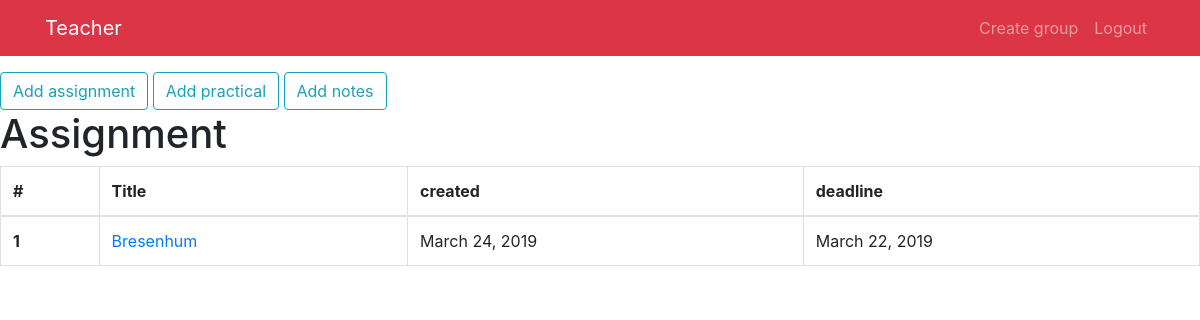
Before: /teacher_group_detail/1/ (signed in) with the older database file.
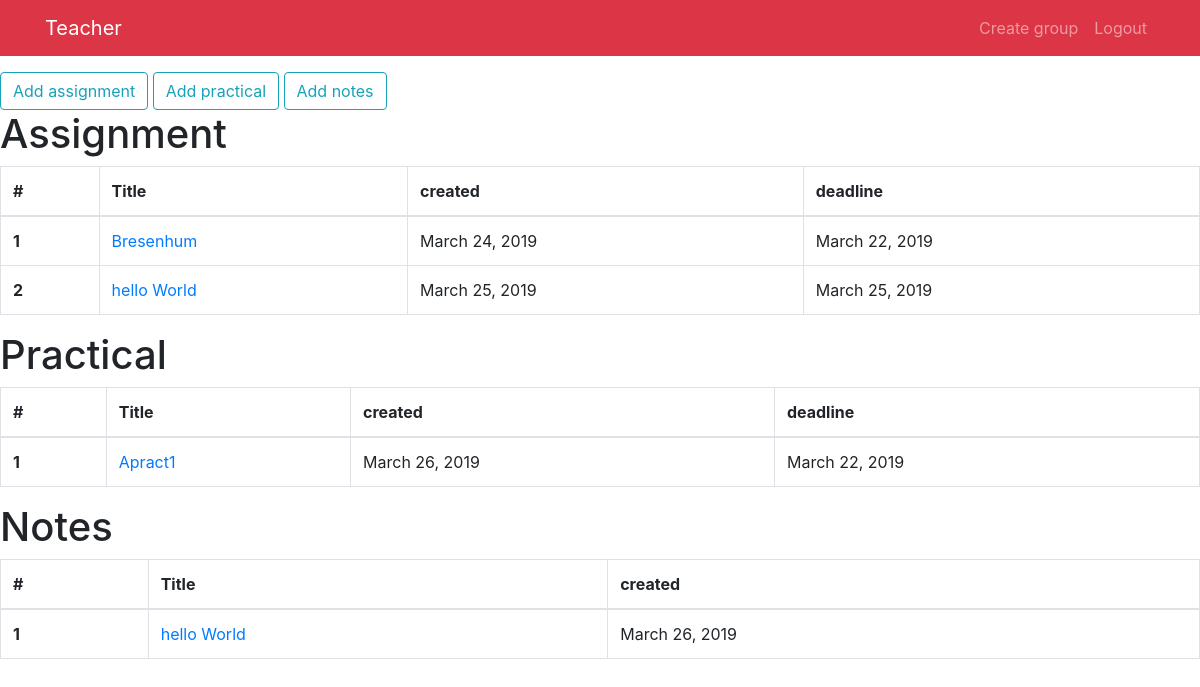
After: the same page with the newer database file.
### teachers/models.py (models this page shows, shortened)
class assignment(models.Model):
    teacher=models.ForeignKey(teacher,on_delete=models.CASCADE)
    group=models.ForeignKey(group,on_delete=models.CASCADE)
    created = models.DateField(auto_now=True)
    title=models.CharField(max_length=50,blank=False)
    content=models.TextField(blank=True)
    file = models.FileField(upload_to="assignment",blank=True,null=True)
    deadline = models.DateField()

class practical(models.Model):
    teacher=models.ForeignKey(teacher,on_delete=models.CASCADE)
    group=models.ForeignKey(group,on_delete=models.CASCADE)
    created=models.DateField(auto_now=True)
    title = models.CharField(max_length=50,blank=False)
    content=models.TextField(blank=True)
    file = models.FileField(upload_to="practical",blank=True,null=True)
    deadline = models.DateField()

class notes(models.Model):
    teacher = models.ForeignKey(teacher, on_delete=models.CASCADE)
    group = models.ForeignKey(group, on_delete=models.CASCADE)
    created = models.DateField(auto_now=True)
    title = models.CharField(max_length=50,blank=False)
    content = models.TextField(blank=True)
    file = models.FileField(upload_to="notes", blank=True, null=True)

### home/views.py (the view)
# urls.py: path('teacher_group_detail/<int:pk>/',views.teacher_group_detail,name="teacher_group_detail"),
@login_required
def teacher_group_detail(request,pk):
    group_detail=group.objects.get(pk=pk)
    try :
        assignments=assignment.objects.filter(group=group_detail)
        print(assignment)
    except:
        assignments = None
    try :
        note=notes.objects.filter(group=group_detail)
    except:
        note = None
    try :
        practicals=practical.objects.filter(group=group_detail)
    except:
        practicals=None
    context={
        'group':group_detail,
        'assignment':assignments,
        'practical':practicals,
        'notes':note,
    }
    return render(request,"teacher_group_detail.html",context)

### templates/teacher_group_detail.html
{% extends "teacher_home.html" %}
{% block body %}
<a href="{% url 'teacher:addassignment' pk=group.pk %}" class="btn btn-outline-info" >Add assignment</a>
<a href="{% url 'teacher:addpractical' pk=group.pk %}" class="btn btn-outline-info">Add practical</a>
<a href="{% url 'teacher:addnotes' pk=group.pk %}" class="btn btn-outline-info">Add notes</a>
{% if assignment %}
<h1>Assignment</h1>
<table class="table table-bordered">
  <thead>
    <tr>
      <th scope="col">#</th>
      <th scope="col">Title</th>
      <th scope="col">created</th>
      <th scope="col">deadline</th>
    </tr>
  </thead>
  <tbody>
    {%for temp in assignment %}
    <tr>
      <th scope="row">{{forloop.counter}}</th>
      <td> <a href="{% url 'teacher:viewassignment' assignpk=temp.pk %}">{{temp.title}}</a></td>
      <td>{{temp.created}}</td>
      <td>{{temp.deadline}}</td>
    </tr>
    {%endfor %}
  </tbody>
</table>
{% endif %}
{% if practical %}
<h1>Practical</h1>
<table class="table table-bordered">
  <thead>
    <tr>
      <th scope="col">#</th>
      <th scope="col">Title</th>
      <th scope="col">created</th>
      <th scope="col">deadline</th>
    </tr>
  </thead>
  <tbody>
    {%for temp in practical %}
    <tr>
      <th scope="row">{{forloop.counter}}</th>
      <td> <a href="{% url 'teacher:viewpractical' assignpk=temp.pk %}">{{temp.title}}</a></td>
      <td>{{temp.created}}</td>
      <td>{{temp.deadline}}</td>
    </tr>
    {%endfor %}
  </tbody>
</table>
{% endif %}
{% if notes %}
<h1>Notes</h1>
<table class="table table-bordered">
  <thead>
    <tr>
      <th scope="col">#</th>
      <th scope="col">Title</th>
      <th scope="col">created</th>
    </tr>
  </thead>
  <tbody>
    {%for temp in notes %}
    <tr>
      <th scope="row">{{forloop.counter}}</th>
      <td> <a href="{% url 'teacher:viewnotes' assignpk=temp.pk %}">{{temp.title}}</a></td>
      <td>{{temp.created}}</td>
    </tr>
    {%endfor %}
  </tbody>
</table>
{% endif %}
{% endblock %}

Changed rows visible on the page:
added assignment: title "hello World", created "March 25, 2019", deadline "March 25, 2019"
added practical: title "Apract1", created "March 26, 2019", deadline "March 22, 2019"
added notes: title "hello World", created "March 26, 2019"
Other visible differences:
text now shown: "Practical # Title created deadline Notes # Title created"
